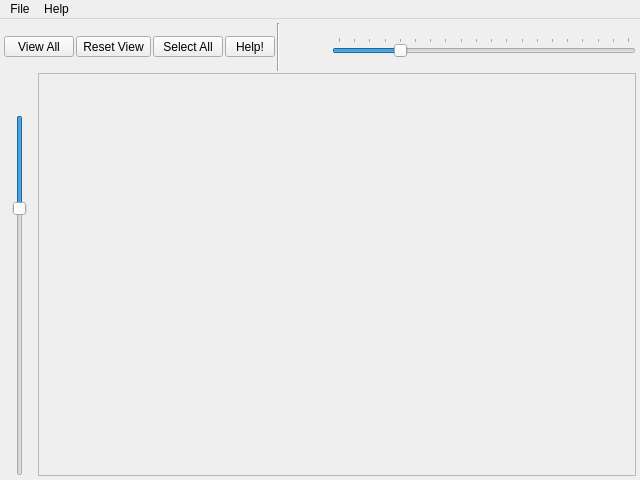
<?xml version="1.0" encoding="UTF-8"?>
<ui version="4.0">
 <class>MainWindow</class>
 <widget class="QMainWindow" name="MainWindow">
  <property name="geometry">
   <rect>
    <x>0</x>
    <y>0</y>
    <width>640</width>
    <height>480</height>
   </rect>
  </property>
  <property name="minimumSize">
   <size>
    <width>640</width>
    <height>480</height>
   </size>
  </property>
  <property name="windowTitle">
   <string>Joaquim</string>
  </property>
  <property name="windowIcon">
   <iconset resource="images.qrc">
    <normaloff>:/Cat.png</normaloff>:/Cat.png</iconset>
  </property>
  <widget class="QWidget" name="centralwidget">
   <layout class="QVBoxLayout" name="verticalLayout">
    <property name="margin">
     <number>4</number>
    </property>
    <item>
     <layout class="QVBoxLayout" name="verticalLayout_3">
      <property name="spacing">
       <number>2</number>
      </property>
      <item>
       <layout class="QHBoxLayout" name="horizontalLayout_3">
        <item>
         <widget class="QToolButton" name="viewAllButton">
          <property name="sizePolicy">
           <sizepolicy hsizetype="Fixed" vsizetype="Fixed">
            <horstretch>0</horstretch>
            <verstretch>0</verstretch>
           </sizepolicy>
          </property>
          <property name="minimumSize">
           <size>
            <width>70</width>
            <height>0</height>
           </size>
          </property>
          <property name="text">
           <string>View All</string>
          </property>
          <property name="icon">
           <iconset resource="images.qrc">
            <normaloff>:/Globe.png</normaloff>:/Globe.png</iconset>
          </property>
          <property name="iconSize">
           <size>
            <width>32</width>
            <height>32</height>
           </size>
          </property>
          <property name="toolButtonStyle">
           <enum>Qt::ToolButtonTextUnderIcon</enum>
          </property>
         </widget>
        </item>
        <item>
         <widget class="QToolButton" name="resetViewButton">
          <property name="sizePolicy">
           <sizepolicy hsizetype="Fixed" vsizetype="Fixed">
            <horstretch>0</horstretch>
            <verstretch>0</verstretch>
           </sizepolicy>
          </property>
          <property name="minimumSize">
           <size>
            <width>70</width>
            <height>0</height>
           </size>
          </property>
          <property name="text">
           <string>Reset View</string>
          </property>
          <property name="icon">
           <iconset resource="images.qrc">
            <normaloff>:/preview.png</normaloff>:/preview.png</iconset>
          </property>
          <property name="iconSize">
           <size>
            <width>32</width>
            <height>32</height>
           </size>
          </property>
          <property name="toolButtonStyle">
           <enum>Qt::ToolButtonTextUnderIcon</enum>
          </property>
         </widget>
        </item>
        <item>
         <widget class="QToolButton" name="selectAllButton">
          <property name="minimumSize">
           <size>
            <width>70</width>
            <height>0</height>
           </size>
          </property>
          <property name="text">
           <string>Select All</string>
          </property>
          <property name="icon">
           <iconset resource="images.qrc">
            <normaloff>:/Selection.png</normaloff>:/Selection.png</iconset>
          </property>
          <property name="iconSize">
           <size>
            <width>32</width>
            <height>32</height>
           </size>
          </property>
          <property name="toolButtonStyle">
           <enum>Qt::ToolButtonTextUnderIcon</enum>
          </property>
         </widget>
        </item>
        <item>
         <widget class="QToolButton" name="helpButton">
          <property name="minimumSize">
           <size>
            <width>50</width>
            <height>0</height>
           </size>
          </property>
          <property name="text">
           <string>Help!</string>
          </property>
          <property name="icon">
           <iconset resource="images.qrc">
            <normaloff>:/Help.png</normaloff>:/Help.png</iconset>
          </property>
          <property name="iconSize">
           <size>
            <width>32</width>
            <height>32</height>
           </size>
          </property>
          <property name="toolButtonStyle">
           <enum>Qt::ToolButtonTextUnderIcon</enum>
          </property>
         </widget>
        </item>
        <item>
         <widget class="Line" name="line">
          <property name="orientation">
           <enum>Qt::Vertical</enum>
          </property>
         </widget>
        </item>
        <item>
         <widget class="QLabel" name="label">
          <property name="minimumSize">
           <size>
            <width>48</width>
            <height>48</height>
           </size>
          </property>
          <property name="text">
           <string>&lt;!DOCTYPE HTML PUBLIC &quot;-//W3C//DTD HTML 4.0//EN&quot; &quot;http://www.w3.org/TR/REC-html40/strict.dtd&quot;&gt;
&lt;html&gt;&lt;head&gt;&lt;meta name=&quot;qrichtext&quot; content=&quot;1&quot; /&gt;&lt;style type=&quot;text/css&quot;&gt;
p, li { white-space: pre-wrap; }
&lt;/style&gt;&lt;/head&gt;&lt;body style=&quot; font-family:'MS Shell Dlg 2'; font-size:8.25pt; font-weight:400; font-style:normal;&quot;&gt;
&lt;p style=&quot; margin-top:0px; margin-bottom:0px; margin-left:0px; margin-right:0px; -qt-block-indent:0; text-indent:0px;&quot;&gt;&lt;img src=&quot;:/resize.png&quot; /&gt;&lt;/p&gt;&lt;/body&gt;&lt;/html&gt;</string>
          </property>
         </widget>
        </item>
        <item>
         <widget class="QSlider" name="sizeSlider">
          <property name="minimum">
           <number>1</number>
          </property>
          <property name="maximum">
           <number>20</number>
          </property>
          <property name="value">
           <number>5</number>
          </property>
          <property name="orientation">
           <enum>Qt::Horizontal</enum>
          </property>
          <property name="tickPosition">
           <enum>QSlider::TicksAbove</enum>
          </property>
          <property name="tickInterval">
           <number>1</number>
          </property>
         </widget>
        </item>
       </layout>
      </item>
      <item>
       <layout class="QHBoxLayout" name="horizontalLayout_4">
        <item>
         <layout class="QVBoxLayout" name="verticalLayout_4">
          <property name="spacing">
           <number>10</number>
          </property>
          <item>
           <widget class="QLabel" name="label_2">
            <property name="minimumSize">
             <size>
              <width>32</width>
              <height>32</height>
             </size>
            </property>
            <property name="text">
             <string>&lt;!DOCTYPE HTML PUBLIC &quot;-//W3C//DTD HTML 4.0//EN&quot; &quot;http://www.w3.org/TR/REC-html40/strict.dtd&quot;&gt;
&lt;html&gt;&lt;head&gt;&lt;meta name=&quot;qrichtext&quot; content=&quot;1&quot; /&gt;&lt;style type=&quot;text/css&quot;&gt;
p, li { white-space: pre-wrap; }
&lt;/style&gt;&lt;/head&gt;&lt;body style=&quot; font-family:'MS Shell Dlg 2'; font-size:8.25pt; font-weight:400; font-style:normal;&quot;&gt;
&lt;p align=&quot;center&quot; style=&quot; margin-top:0px; margin-bottom:0px; margin-left:0px; margin-right:0px; -qt-block-indent:0; text-indent:0px;&quot;&gt;&lt;img src=&quot;:/Search.png&quot; /&gt;&lt;/p&gt;&lt;/body&gt;&lt;/html&gt;</string>
            </property>
           </widget>
          </item>
          <item>
           <layout class="QHBoxLayout" name="horizontalLayout_2">
            <property name="leftMargin">
             <number>2</number>
            </property>
            <property name="rightMargin">
             <number>2</number>
            </property>
            <item>
             <widget class="QSlider" name="zoomSlider">
              <property name="sizePolicy">
               <sizepolicy hsizetype="Preferred" vsizetype="Expanding">
                <horstretch>0</horstretch>
                <verstretch>0</verstretch>
               </sizepolicy>
              </property>
              <property name="minimum">
               <number>1</number>
              </property>
              <property name="maximum">
               <number>179</number>
              </property>
              <property name="sliderPosition">
               <number>45</number>
              </property>
              <property name="orientation">
               <enum>Qt::Vertical</enum>
              </property>
              <property name="invertedAppearance">
               <bool>true</bool>
              </property>
             </widget>
            </item>
           </layout>
          </item>
         </layout>
        </item>
        <item>
         <widget class="QFrame" name="frame">
          <property name="frameShape">
           <enum>QFrame::StyledPanel</enum>
          </property>
          <property name="frameShadow">
           <enum>QFrame::Sunken</enum>
          </property>
          <layout class="QHBoxLayout" name="horizontalLayout">
           <property name="margin">
            <number>0</number>
           </property>
           <item>
            <widget class="GlWidget" name="widget" native="true">
             <property name="sizePolicy">
              <sizepolicy hsizetype="Expanding" vsizetype="Expanding">
               <horstretch>0</horstretch>
               <verstretch>0</verstretch>
              </sizepolicy>
             </property>
             <property name="focusPolicy">
              <enum>Qt::NoFocus</enum>
             </property>
            </widget>
           </item>
          </layout>
         </widget>
        </item>
       </layout>
      </item>
     </layout>
    </item>
   </layout>
  </widget>
  <widget class="QMenuBar" name="menubar">
   <property name="geometry">
    <rect>
     <x>0</x>
     <y>0</y>
     <width>640</width>
     <height>22</height>
    </rect>
   </property>
   <widget class="QMenu" name="menuFile">
    <property name="title">
     <string>File</string>
    </property>
    <addaction name="actionQuit"/>
   </widget>
   <widget class="QMenu" name="menuHelp">
    <property name="title">
     <string>Help</string>
    </property>
    <addaction name="actionHelp"/>
    <addaction name="separator"/>
    <addaction name="actionAbout"/>
   </widget>
   <addaction name="menuFile"/>
   <addaction name="menuHelp"/>
  </widget>
  <action name="actionQuit">
   <property name="icon">
    <iconset resource="images.qrc">
     <normaloff>:/Delete.ico</normaloff>:/Delete.ico</iconset>
   </property>
   <property name="text">
    <string>Quit</string>
   </property>
   <property name="shortcut">
    <string>Ctrl+Q</string>
   </property>
  </action>
  <action name="actionHelp">
   <property name="icon">
    <iconset resource="images.qrc">
     <normaloff>:/Help.ico</normaloff>:/Help.ico</iconset>
   </property>
   <property name="text">
    <string>Help</string>
   </property>
   <property name="shortcut">
    <string>F1</string>
   </property>
  </action>
  <action name="actionAbout">
   <property name="icon">
    <iconset resource="images.qrc">
     <normaloff>:/Information.ico</normaloff>:/Information.ico</iconset>
   </property>
   <property name="text">
    <string>About</string>
   </property>
  </action>
 </widget>
 <customwidgets>
  <customwidget>
   <class>GlWidget</class>
   <extends>QWidget</extends>
   <header>glwidget.h</header>
   <container>1</container>
   <slots>
    <slot>resetView()</slot>
    <slot>viewAll()</slot>
    <slot>selectAll()</slot>
    <slot>quitEvent()</slot>
    <slot>sizeChangeEvent()</slot>
    <slot>zoomSliderChangeEvent()</slot>
    <slot>sizeSliderChangeEvent()</slot>
    <slot>showAboutEvent()</slot>
    <slot>showHelpEvent()</slot>
    <slot>zoomSliderPressedEvent()</slot>
    <slot>zoomSliderReleasedEvent()</slot>
    <slot>sizeSliderPressedEvent()</slot>
    <slot>sizeSliderReleasedEvent()</slot>
   </slots>
  </customwidget>
 </customwidgets>
 <resources>
  <include location="images.qrc"/>
 </resources>
 <connections>
  <connection>
   <sender>resetViewButton</sender>
   <signal>clicked()</signal>
   <receiver>widget</receiver>
   <slot>resetView()</slot>
   <hints>
    <hint type="sourcelabel">
     <x>133</x>
     <y>50</y>
    </hint>
    <hint type="destinationlabel">
     <x>155</x>
     <y>128</y>
    </hint>
   </hints>
  </connection>
  <connection>
   <sender>viewAllButton</sender>
   <signal>clicked()</signal>
   <receiver>widget</receiver>
   <slot>viewAll()</slot>
   <hints>
    <hint type="sourcelabel">
     <x>58</x>
     <y>50</y>
    </hint>
    <hint type="destinationlabel">
     <x>79</x>
     <y>97</y>
    </hint>
   </hints>
  </connection>
  <connection>
   <sender>selectAllButton</sender>
   <signal>clicked()</signal>
   <receiver>widget</receiver>
   <slot>selectAll()</slot>
   <hints>
    <hint type="sourcelabel">
     <x>213</x>
     <y>54</y>
    </hint>
    <hint type="destinationlabel">
     <x>230</x>
     <y>115</y>
    </hint>
   </hints>
  </connection>
  <connection>
   <sender>helpButton</sender>
   <signal>clicked()</signal>
   <receiver>widget</receiver>
   <slot>showHelpEvent()</slot>
   <hints>
    <hint type="sourcelabel">
     <x>264</x>
     <y>55</y>
    </hint>
    <hint type="destinationlabel">
     <x>286</x>
     <y>115</y>
    </hint>
   </hints>
  </connection>
  <connection>
   <sender>zoomSlider</sender>
   <signal>valueChanged(int)</signal>
   <receiver>widget</receiver>
   <slot>zoomSliderChangeEvent()</slot>
   <hints>
    <hint type="sourcelabel">
     <x>22</x>
     <y>142</y>
    </hint>
    <hint type="destinationlabel">
     <x>61</x>
     <y>141</y>
    </hint>
   </hints>
  </connection>
  <connection>
   <sender>sizeSlider</sender>
   <signal>valueChanged(int)</signal>
   <receiver>widget</receiver>
   <slot>sizeSliderChangeEvent()</slot>
   <hints>
    <hint type="sourcelabel">
     <x>380</x>
     <y>66</y>
    </hint>
    <hint type="destinationlabel">
     <x>359</x>
     <y>122</y>
    </hint>
   </hints>
  </connection>
  <connection>
   <sender>actionAbout</sender>
   <signal>triggered()</signal>
   <receiver>widget</receiver>
   <slot>showAboutEvent()</slot>
   <hints>
    <hint type="sourcelabel">
     <x>-1</x>
     <y>-1</y>
    </hint>
    <hint type="destinationlabel">
     <x>340</x>
     <y>276</y>
    </hint>
   </hints>
  </connection>
  <connection>
   <sender>actionHelp</sender>
   <signal>triggered()</signal>
   <receiver>widget</receiver>
   <slot>showHelpEvent()</slot>
   <hints>
    <hint type="sourcelabel">
     <x>-1</x>
     <y>-1</y>
    </hint>
    <hint type="destinationlabel">
     <x>340</x>
     <y>276</y>
    </hint>
   </hints>
  </connection>
  <connection>
   <sender>actionQuit</sender>
   <signal>triggered()</signal>
   <receiver>widget</receiver>
   <slot>quitEvent()</slot>
   <hints>
    <hint type="sourcelabel">
     <x>-1</x>
     <y>-1</y>
    </hint>
    <hint type="destinationlabel">
     <x>340</x>
     <y>276</y>
    </hint>
   </hints>
  </connection>
  <connection>
   <sender>sizeSlider</sender>
   <signal>sliderPressed()</signal>
   <receiver>widget</receiver>
   <slot>sizeSliderPressedEvent()</slot>
   <hints>
    <hint type="sourcelabel">
     <x>390</x>
     <y>49</y>
    </hint>
    <hint type="destinationlabel">
     <x>392</x>
     <y>108</y>
    </hint>
   </hints>
  </connection>
  <connection>
   <sender>sizeSlider</sender>
   <signal>sliderReleased()</signal>
   <receiver>widget</receiver>
   <slot>sizeSliderReleasedEvent()</slot>
   <hints>
    <hint type="sourcelabel">
     <x>412</x>
     <y>56</y>
    </hint>
    <hint type="destinationlabel">
     <x>424</x>
     <y>133</y>
    </hint>
   </hints>
  </connection>
  <connection>
   <sender>zoomSlider</sender>
   <signal>sliderPressed()</signal>
   <receiver>widget</receiver>
   <slot>zoomSliderPressedEvent()</slot>
   <hints>
    <hint type="sourcelabel">
     <x>26</x>
     <y>169</y>
    </hint>
    <hint type="destinationlabel">
     <x>65</x>
     <y>169</y>
    </hint>
   </hints>
  </connection>
  <connection>
   <sender>zoomSlider</sender>
   <signal>sliderReleased()</signal>
   <receiver>widget</receiver>
   <slot>zoomSliderReleasedEvent()</slot>
   <hints>
    <hint type="sourcelabel">
     <x>26</x>
     <y>186</y>
    </hint>
    <hint type="destinationlabel">
     <x>66</x>
     <y>195</y>
    </hint>
   </hints>
  </connection>
 </connections>
 <slots>
  <slot>showHelp()</slot>
 </slots>
</ui>
